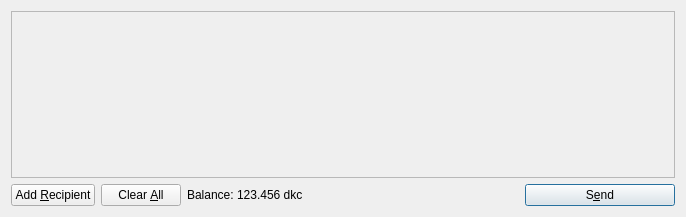
<?xml version="1.0" encoding="UTF-8"?>
<ui version="4.0">
 <class>SendCoinsDialog</class>
 <widget class="QDialog" name="SendCoinsDialog">
  <property name="geometry">
   <rect>
    <x>0</x>
    <y>0</y>
    <width>686</width>
    <height>217</height>
   </rect>
  </property>
  <property name="windowTitle">
   <string>Send Coins</string>
  </property>
  <layout class="QVBoxLayout" name="verticalLayout">
   <item>
    <widget class="QScrollArea" name="scrollArea">
     <property name="widgetResizable">
      <bool>true</bool>
     </property>
     <widget class="QWidget" name="scrollAreaWidgetContents">
      <property name="geometry">
       <rect>
        <x>0</x>
        <y>0</y>
        <width>666</width>
        <height>165</height>
       </rect>
      </property>
      <layout class="QVBoxLayout" name="verticalLayout_2">
       <property name="margin">
        <number>0</number>
       </property>
       <item>
        <layout class="QVBoxLayout" name="entries">
         <property name="spacing">
          <number>6</number>
         </property>
        </layout>
       </item>
       <item>
        <spacer name="verticalSpacer">
         <property name="orientation">
          <enum>Qt::Vertical</enum>
         </property>
         <property name="sizeHint" stdset="0">
          <size>
           <width>20</width>
           <height>40</height>
          </size>
         </property>
        </spacer>
       </item>
      </layout>
     </widget>
    </widget>
   </item>
   <item>
    <layout class="QHBoxLayout" name="horizontalLayout">
     <item>
      <widget class="QPushButton" name="addButton">
       <property name="toolTip">
        <string>Send to multiple recipients at once</string>
       </property>
       <property name="text">
        <string>Add &amp;Recipient</string>
       </property>
       <property name="icon">
        <iconset resource="../bitcoin.qrc">
         <normaloff>:/icons/add</normaloff>:/icons/add</iconset>
       </property>
       <property name="autoDefault">
        <bool>false</bool>
       </property>
      </widget>
     </item>
     <item>
      <widget class="QPushButton" name="clearButton">
       <property name="sizePolicy">
        <sizepolicy hsizetype="Minimum" vsizetype="Fixed">
         <horstretch>0</horstretch>
         <verstretch>0</verstretch>
        </sizepolicy>
       </property>
       <property name="toolTip">
        <string>Remove all transaction fields</string>
       </property>
       <property name="text">
        <string>Clear &amp;All</string>
       </property>
       <property name="icon">
        <iconset resource="../bitcoin.qrc">
         <normaloff>:/icons/remove</normaloff>:/icons/remove</iconset>
       </property>
       <property name="autoRepeatDelay">
        <number>300</number>
       </property>
       <property name="autoDefault">
        <bool>false</bool>
       </property>
      </widget>
     </item>
     <item>
      <layout class="QHBoxLayout" name="horizontalLayout_2">
       <property name="spacing">
        <number>3</number>
       </property>
       <item>
        <widget class="QLabel" name="label">
         <property name="text">
          <string>Balance:</string>
         </property>
        </widget>
       </item>
       <item>
        <widget class="QLabel" name="labelBalance">
         <property name="cursor">
          <cursorShape>IBeamCursor</cursorShape>
         </property>
         <property name="text">
          <string>123.456 dkc</string>
         </property>
         <property name="textInteractionFlags">
          <set>Qt::LinksAccessibleByMouse|Qt::TextSelectableByKeyboard|Qt::TextSelectableByMouse</set>
         </property>
        </widget>
       </item>
      </layout>
     </item>
     <item>
      <spacer name="horizontalSpacer">
       <property name="orientation">
        <enum>Qt::Horizontal</enum>
       </property>
       <property name="sizeHint" stdset="0">
        <size>
         <width>40</width>
         <height>20</height>
        </size>
       </property>
      </spacer>
     </item>
     <item>
      <widget class="QPushButton" name="sendButton">
       <property name="minimumSize">
        <size>
         <width>150</width>
         <height>0</height>
        </size>
       </property>
       <property name="toolTip">
        <string>Confirm the send action</string>
       </property>
       <property name="text">
        <string>S&amp;end</string>
       </property>
       <property name="icon">
        <iconset resource="../bitcoin.qrc">
         <normaloff>:/icons/send</normaloff>:/icons/send</iconset>
       </property>
       <property name="default">
        <bool>true</bool>
       </property>
      </widget>
     </item>
    </layout>
   </item>
  </layout>
 </widget>
 <resources>
  <include location="../bitcoin.qrc"/>
 </resources>
 <connections/>
</ui>
